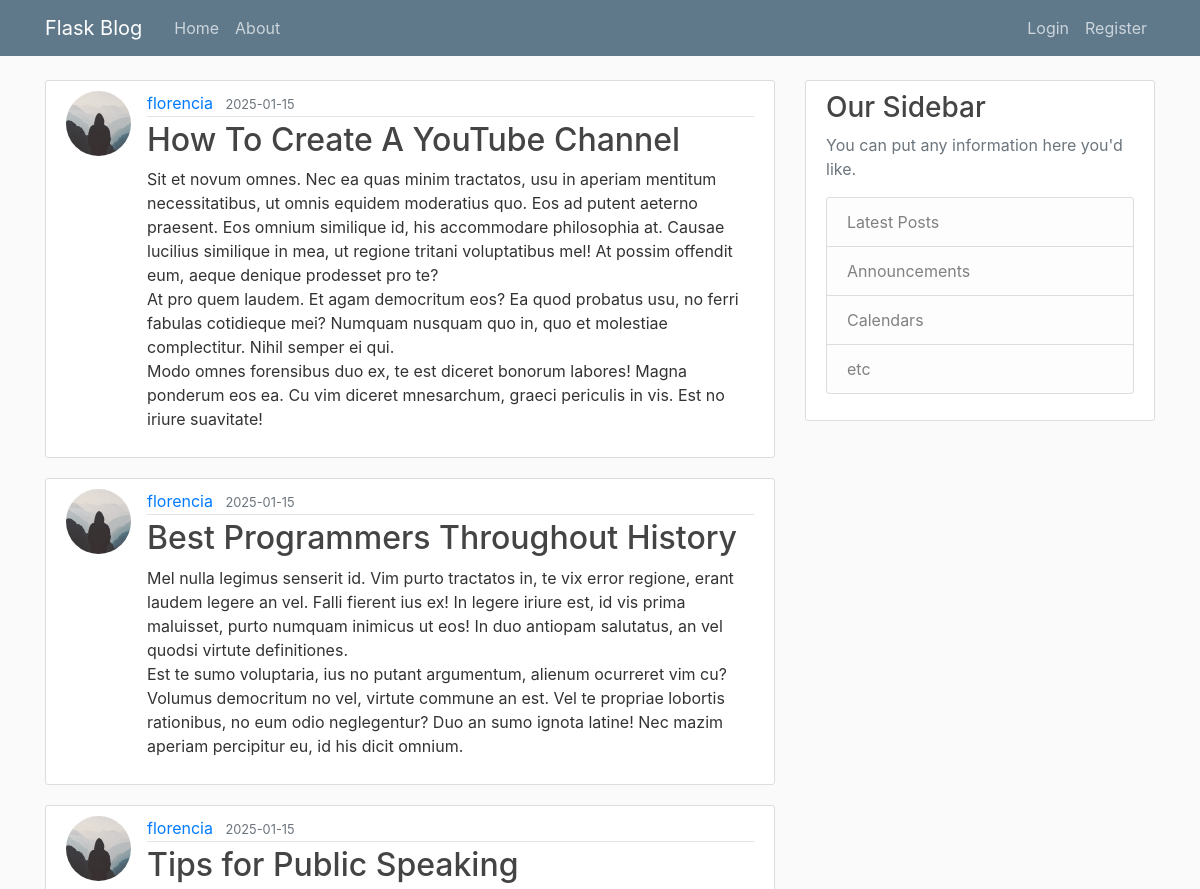
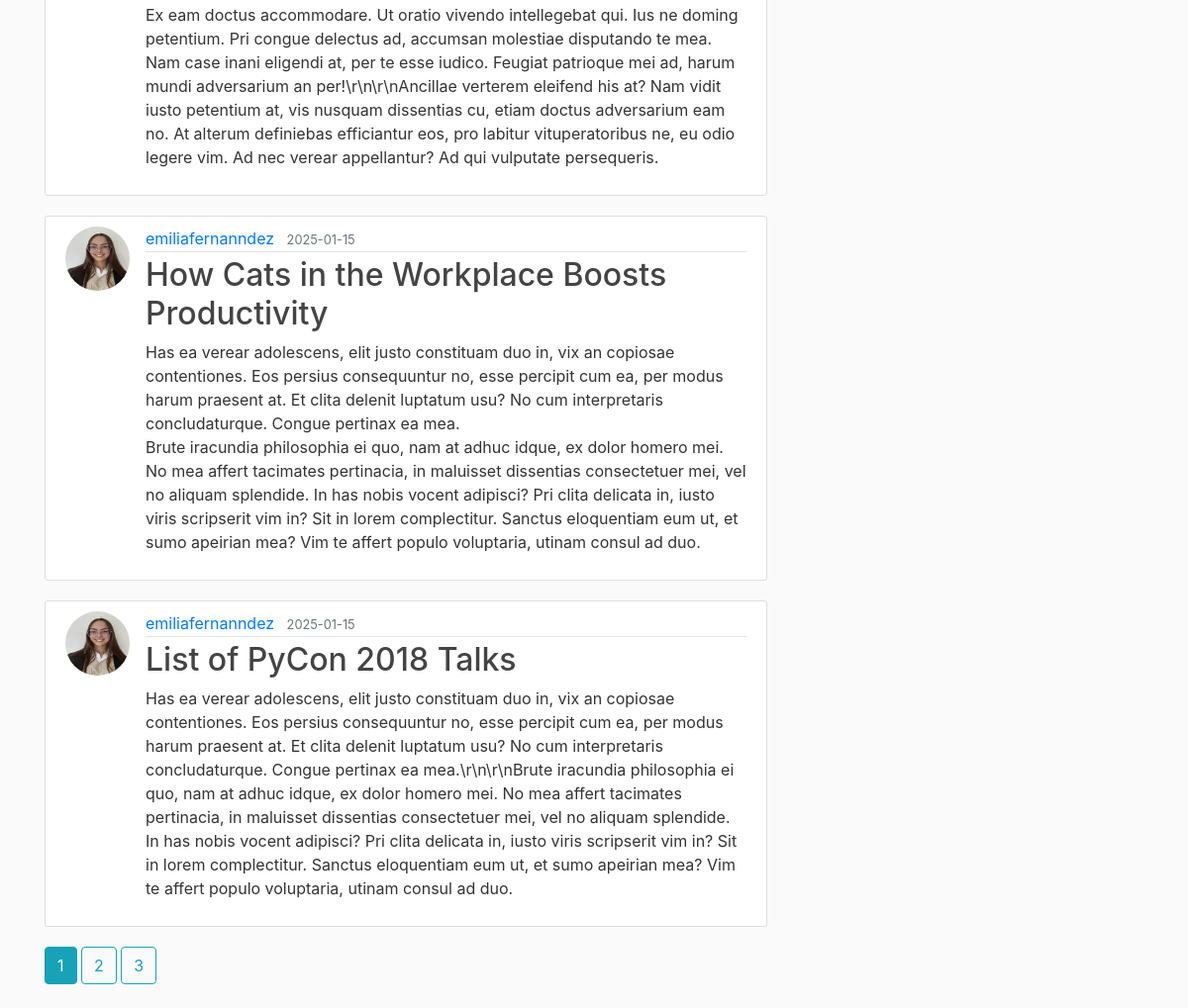
The page /home on the database its author committed (2 pictures, top to bottom).
### flaskblog/models.py (models this page shows, shortened)
class Post(db.Model):
    id = db.Column(db.Integer, primary_key=True)
    title = db.Column(db.String(100), nullable=False)
    date_posted = db.Column(db.DateTime, nullable=False, default=datetime.utcnow)
    content = db.Column(db.Text, nullable=False)
    user_id = db.Column(db.Integer, db.ForeignKey('user.id'), nullable=False)

class User(db.Model, UserMixin):
    id = db.Column(db.Integer, primary_key=True)
    username = db.Column(db.String(20), unique=True, nullable=False)
    email = db.Column(db.String(120), unique=True, nullable=False)
    image_file = db.Column(db.String(20), nullable=False, default='default.jpg')
    password = db.Column(db.String(60), nullable=False)
    posts = db.relationship('Post', backref='author', lazy=True)

### flaskblog/main/routes.py (the view)
@main.route("/")
@main.route("/home")
def home():
    page = request.args.get('page', 1, type=int)
    posts = Post.query.order_by(Post.date_posted.desc()).paginate(page=page, per_page=5)
    return render_template('home.html', posts=posts)

### flaskblog/templates/home.html
{% extends "layout.html" %}
{% block content %}
    {% for post in posts.items %}
        <article class="media content-section">
          <img class="rounded-circle article-img" src="{{ url_for('static', filename='profile_pics/' + post.author.image_file) }}">
          <div class="media-body">
            <div class="article-metadata">
              <a class="mr-2" href="{{  url_for('users.user_posts', username=post.author.username)  }}">{{ post.author.username }}</a>
              <small class="text-muted">{{ post.date_posted.strftime('%Y-%m-%d') }}</small>
            </div>
            <h2><a class="article-title" href="{{ url_for('posts.post', post_id=post.id) }}">{{ post.title }}</a></h2>
            <p class="article-content">{{ post.content }}</p>
          </div>
        </article>
    {% endfor %}
    {% for page_num in posts.iter_pages(left_edge=1, right_edge=1, left_current=1, right_current=2) %}
      {% if page_num %}
        {% if posts.page == page_num %}
          <a class="btn btn-info mb-4" href="{{ url_for('main.home', page=page_num) }}">{{ page_num }}</a>
        {% else %}
          <a class="btn btn-outline-info mb-4" href="{{ url_for('main.home', page=page_num) }}">{{ page_num }}</a>
        {% endif %}
      {% else %}
        ...
      {% endif %}
    {% endfor %}
{% endblock content %}

### flaskblog/templates/layout.html (shortened to what this page needs)
<!DOCTYPE html>
<html>
<head>
    <link rel="stylesheet" href="https://maxcdn.bootstrapcdn.com/bootstrap/4.0.0/css/bootstrap.min.css">
    <link rel="stylesheet" type="text/css" href="{{ url_for('static', filename='main.css') }}">
</head>
<body>
    <header class="site-header">
      <nav class="navbar navbar-expand-md navbar-dark bg-steel fixed-top">
        <div class="container">
          <a class="navbar-brand mr-4" href="/">Flask Blog</a>
          <div class="collapse navbar-collapse" id="navbarToggle">
            <div class="navbar-nav mr-auto">
              <a class="nav-item nav-link" href="{{ url_for('main.home') }}">Home</a>
              <a class="nav-item nav-link" href="{{ url_for('main.about') }}">About</a>
            </div>
            <div class="navbar-nav">
              {% if current_user.is_authenticated %}
                <a class="nav-item nav-link" href="{{ url_for('posts.new_post') }}">New Post</a>
                <a class="nav-item nav-link" href="{{ url_for('users.account') }}">Account</a>
                <a class="nav-item nav-link" href="{{ url_for('users.logout') }}">Logout</a>
              {% else %}
                <a class="nav-item nav-link" href="{{ url_for('users.login') }}">Login</a>
                <a class="nav-item nav-link" href="{{ url_for('users.register') }}">Register</a>
              {% endif %}
            </div>
          </div>
        </div>
      </nav>
    </header>
    <main role="main" class="container">
      <div class="row">
        <div class="col-md-8">
          {% block content %}{% endblock %}
        </div>
        <div class="col-md-4">
          <div class="content-section">
            <h3>Our Sidebar</h3>
            <p class='text-muted'>You can put any information here you'd like.
              <ul class="list-group">
                <li class="list-group-item list-group-item-light">Latest Posts</li>
                <li class="list-group-item list-group-item-light">Announcements</li>
                <li class="list-group-item list-group-item-light">Calendars</li>
                <li class="list-group-item list-group-item-light">etc</li>
              </ul>
            </p>
          </div>
        </div>
      </div>
    </main>
</body>
</html>

### flaskblog/static/main.css (style rules this page uses)
body { background: #fafafa; color: #333333; margin-top: 5rem; }
h1, h2, h3, h4, h5, h6 { color: #444444; }
.bg-steel { background-color: #5f788a; }
.site-header .navbar-nav .nav-link { color: #cbd5db; }
.content-section { background: #ffffff; padding: 10px 20px; border: 1px solid #dddddd; border-radius: 3px; margin-bottom: 20px; }
.article-title { color: #444444; }
.article-content { white-space: pre-line; }
.article-img { height: 65px; width: 65px; margin-right: 16px; }
.article-metadata { padding-bottom: 1px; margin-bottom: 4px; border-bottom: 1px solid #e3e3e3 }

### rows shown on the page
Post: image_file (placeholder picture), author.username "florencia", date_posted "2025-01-15", title "How To Create A YouTube Channel", content "Sit et novum omnes. Nec ea quas minim tractatos, usu in aperiam mentitum necessitatibus, ut omnis equidem moderatius quo. Eos ad putent aeterno praesent. Eos omnium similique id, his accommodare philosophia at. Causae lucilius similique in mea, ut regione tritani voluptatibus mel! At possim offendit eum, aeque denique prodesset pro te? At pro quem laudem. Et agam democritum eos? Ea quod probatus usu, no ferri fabulas cotidieque mei? Numquam nusquam quo in, quo et molestiae complectitur. Nihil semper ei qui. Modo omnes forensibus duo ex, te est diceret bonorum labores! Magna ponderum eos ea. Cu vim diceret mnesarchum, graeci periculis in vis. Est no iriure suavitate!"
Post: image_file (placeholder picture), author.username "florencia", date_posted "2025-01-15", title "Best Programmers Throughout History", content "Mel nulla legimus senserit id. Vim purto tractatos in, te vix error regione, erant laudem legere an vel. Falli fierent ius ex! In legere iriure est, id vis prima maluisset, purto numquam inimicus ut eos! In duo antiopam salutatus, an vel quodsi virtute definitiones. Est te sumo voluptaria, ius no putant argumentum, alienum ocurreret vim cu? Volumus democritum no vel, virtute commune an est. Vel te propriae lobortis rationibus, no eum odio neglegentur? Duo an sumo ignota latine! Nec mazim aperiam percipitur eu, id his dicit omnium."
Post: image_file (placeholder picture), author.username "florencia", date_posted "2025-01-15", title "Tips for Public Speaking", content "Ex eam doctus accommodare. Ut oratio vivendo intellegebat qui. Ius ne doming petentium. Pri congue delectus ad, accumsan molestiae disputando te mea. Nam case inani eligendi at, per te esse iudico. Feugiat patrioque mei ad, harum mundi adversarium an per!\\r\\n\\r\\nAncillae verterem eleifend his at? Nam vidit iusto petentium at, vis nusquam dissentias cu, etiam doctus adversarium eam no. At alterum definiebas efficiantur eos, pro labitur vituperatoribus ne, eu odio legere vim. Ad nec verear appellantur? Ad qui vulputate persequeris."
Post: image_file (picture), author.username "emiliafernanndez", date_posted "2025-01-15", title "How Cats in the Workplace Boosts Productivity", content "Has ea verear adolescens, elit justo constituam duo in, vix an copiosae contentiones. Eos persius consequuntur no, esse percipit cum ea, per modus harum praesent at. Et clita delenit luptatum usu? No cum interpretaris concludaturque. Congue pertinax ea mea. Brute iracundia philosophia ei quo, nam at adhuc idque, ex dolor homero mei. No mea affert tacimates pertinacia, in maluisset dissentias consectetuer mei, vel no aliquam splendide. In has nobis vocent adipisci? Pri clita delicata in, iusto viris scripserit vim in? Sit in lorem complectitur. Sanctus eloquentiam eum ut, et sumo apeirian mea? Vim te affert populo voluptaria, utinam consul ad duo."
Post: image_file (picture), author.username "emiliafernanndez", date_posted "2025-01-15", title "List of PyCon 2018 Talks", content "Has ea verear adolescens, elit justo constituam duo in, vix an copiosae contentiones. Eos persius consequuntur no, esse percipit cum ea, per modus harum praesent at. Et clita delenit luptatum usu? No cum interpretaris concludaturque. Congue pertinax ea mea.\\r\\n\\r\\nBrute iracundia philosophia ei quo, nam at adhuc idque, ex dolor homero mei. No mea affert tacimates pertinacia, in maluisset dissentias consectetuer mei, vel no aliquam splendide. In has nobis vocent adipisci? Pri clita delicata in, iusto viris scripserit vim in? Sit in lorem complectitur. Sanctus eloquentiam eum ut, et sumo apeirian mea? Vim te affert populo voluptaria, utinam consul ad duo."

### other values the page prints
{{ page_num }} "1"
{{ page_num }} "2" "3"
